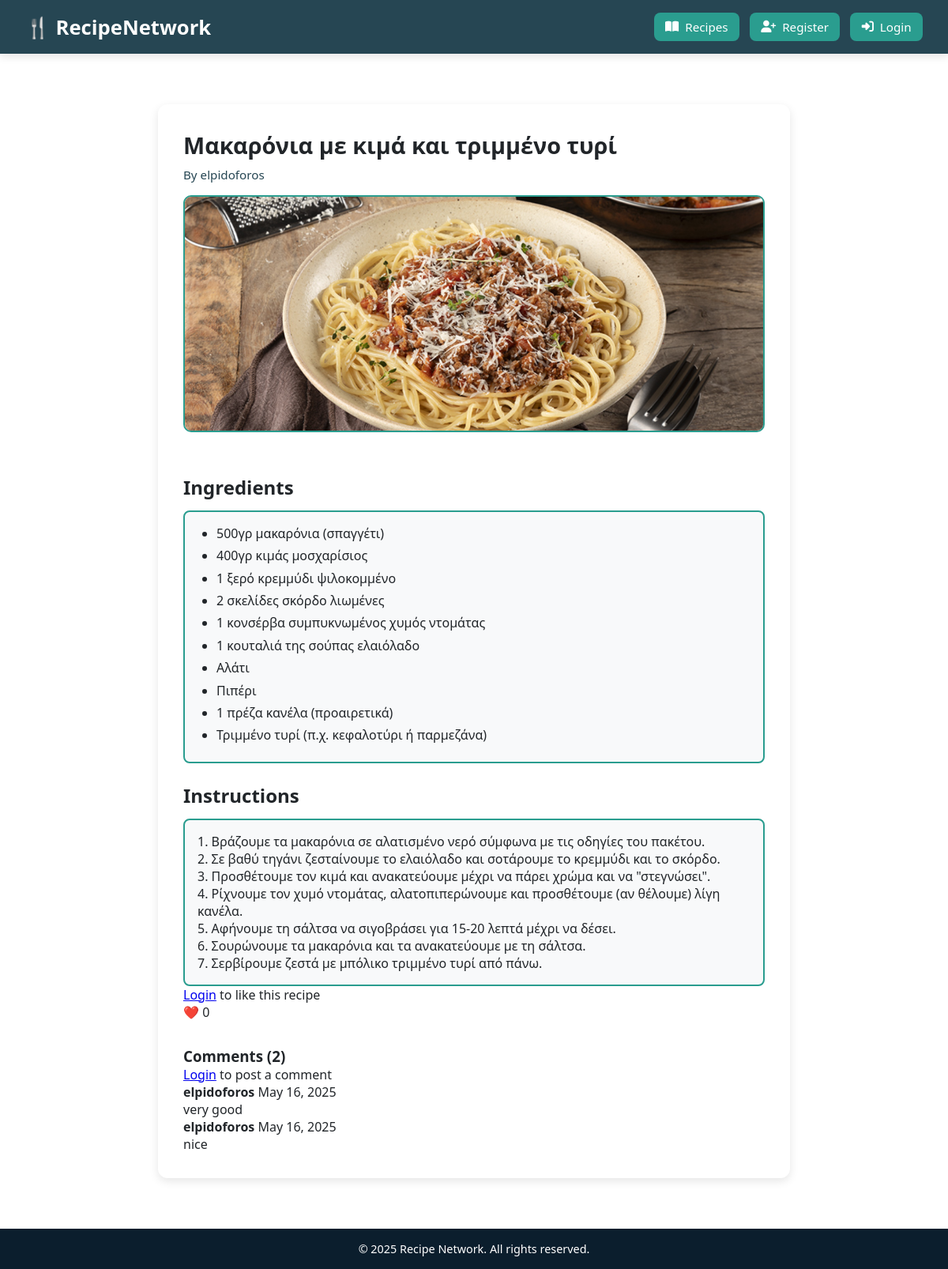
The app's page /recipe.php?id=10 with its own data.
### tables this page shows
CREATE TABLE `recipes` (
  `id` int(11) NOT NULL AUTO_INCREMENT,
  `user_id` int(11) NOT NULL,
  `title` varchar(100) NOT NULL,
  `ingredients` text NOT NULL,
  `instructions` text NOT NULL,
  `image_path` varchar(255) DEFAULT NULL,
  `created_at` timestamp NOT NULL DEFAULT current_timestamp(),
  PRIMARY KEY (`id`),
  KEY `user_id` (`user_id`),
  CONSTRAINT `recipes_ibfk_1` FOREIGN KEY (`user_id`) REFERENCES `users` (`id`) ON DELETE CASCADE
);

CREATE TABLE `users` (
  `id` int(11) NOT NULL AUTO_INCREMENT,
  `username` varchar(50) NOT NULL,
  `email` varchar(100) NOT NULL,
  `password` varchar(255) NOT NULL,
  `bio` text DEFAULT NULL,
  `created_at` timestamp NOT NULL DEFAULT current_timestamp(),
  PRIMARY KEY (`id`),
  UNIQUE KEY `username` (`username`),
  UNIQUE KEY `email` (`email`)
);

CREATE TABLE `comments` (
  `id` int(11) NOT NULL AUTO_INCREMENT,
  `user_id` int(11) NOT NULL,
  `recipe_id` int(11) NOT NULL,
  `text` text NOT NULL,
  `created_at` timestamp NOT NULL DEFAULT current_timestamp(),
  PRIMARY KEY (`id`),
  KEY `user_id` (`user_id`),
  KEY `recipe_id` (`recipe_id`),
  CONSTRAINT `comments_ibfk_1` FOREIGN KEY (`user_id`) REFERENCES `users` (`id`) ON DELETE CASCADE,
  CONSTRAINT `comments_ibfk_2` FOREIGN KEY (`recipe_id`) REFERENCES `recipes` (`id`) ON DELETE CASCADE
);

### includes/auth.php (called while the page is built, shortened)
<?php
function is_logged_in() {
    return isset($_SESSION['user_id']);
}

### Recipe.php (the view, shortened to what this page needs)
<?php
require_once 'includes/auth.php';
$recipe_id = filter_input(INPUT_GET, 'id', FILTER_VALIDATE_INT);
$stmt = $pdo->prepare("SELECT recipes.*, users.username FROM recipes JOIN users ON recipes.user_id = users.id WHERE recipes.id = ?");
$stmt->execute([$recipe_id]);
$recipe = $stmt->fetch();
$stmt = $pdo->prepare("SELECT comments.*, users.username FROM comments JOIN users ON comments.user_id = users.id WHERE recipe_id = ? ORDER BY created_at DESC");
$stmt->execute([$recipe_id]);
$comments = $stmt->fetchAll();
$stmt = $pdo->prepare("SELECT COUNT(*) FROM likes WHERE recipe_id = ?");
$stmt->execute([$recipe_id]);
$like_count = $stmt->fetchColumn();
$is_liked = false;
require_once 'includes/header.php';
?>
<div class="recipe-container" data-recipe-id="<?= $recipe_id ?>">
    <h1><?= htmlspecialchars($recipe['title']) ?></h1>
    <p class="author">By <?= htmlspecialchars($recipe['username']) ?></p>
    <?php if ($recipe['image_path']): ?>
        <img src="<?= htmlspecialchars($recipe['image_path']) ?>" class="recipe-image">
    <?php endif; ?>
    <div class="recipe-section">
        <h2>Ingredients</h2>
        <div class="recipe-box">
            <ul>
                <?php foreach (explode("\n", $recipe['ingredients']) as $line): ?>
                    <li><?= htmlspecialchars(trim($line)) ?></li>
                <?php endforeach; ?>
            </ul>
        </div>
    </div>
    <div class="recipe-section">
        <h2>Instructions</h2>
        <div class="recipe-box instructions-box">
            <?= nl2br(htmlspecialchars($recipe['instructions'])) ?>
        </div>
    </div>
    <div class="interaction-section">
        <div class="like-section">
            <?php if (is_logged_in()): ?>
                <button class="like-btn <?= $is_liked ? 'liked' : '' ?>" data-recipe-id="<?= $recipe_id ?>">
                    ❤️ <?= $like_count ?>
                </button>
            <?php else: ?>
                <div class="visitor-notice">
                    <p><a href="login.php">Login</a> to like this recipe</p>
                    <span class="like-count">❤️ <?= $like_count ?></span>
                </div>
            <?php endif; ?>
        </div>
        <div class="comments-section">
            <h3>Comments (<?= count($comments) ?>)</h3>
            <?php if (is_logged_in()): ?>
                <form class="comment-form" method="POST">
                    <input type="hidden" name="csrf_token" value="<?= generate_csrf_token() ?>">
                    <input type="hidden" name="recipe_id" value="<?= $recipe_id ?>">
                    <textarea name="comment" placeholder="Add a comment..." required></textarea>
                    <button type="submit" class="btn">Post Comment</button>
                </form>
            <?php else: ?>
                <div class="visitor-notice">
                    <p><a href="login.php">Login</a> to post a comment</p>
                </div>
            <?php endif; ?>
            <div class="comments-list">
                <?php foreach ($comments as $comment): ?>
                    <div class="comment" data-comment-id="<?= $comment['id'] ?>">
                        <div class="comment-header" style="display:flex; justify-content:space-between;">
                            <div>
                                <strong><?= htmlspecialchars($comment['username']) ?></strong>
                                <span><?= date('M j, Y', strtotime($comment['created_at'])) ?></span>
                            </div>
                        </div>
                        <p><?= nl2br(htmlspecialchars($comment['text'])) ?></p>
                    </div>
                <?php endforeach; ?>
            </div>
        </div>
    </div>
</div>
<?php require_once 'includes/footer.php'; ?>

### includes/header.php (shortened to what this page needs)
<?php
require_once 'auth.php';
?>
<!DOCTYPE html>
<html lang="en">
<head>
  <link rel="stylesheet" href="/recipe_network/assets/css/style.css?v=1">
  <link rel="stylesheet" href="https://cdnjs.cloudflare.com/ajax/libs/font-awesome/6.4.0/css/all.min.css" />
</head>
<body>
<nav class="navbar">
  <a href="/recipe_network/index.php" class="brand">🍴 RecipeNetwork</a>
  <div class="nav-links">
    <a href="/recipe_network/index.php"><i class="fas fa-book-open"></i> Recipes</a>
    <?php if (is_logged_in()): ?>
      <a href="/recipe_network/profile.php"><i class="fas fa-user"></i> Profile</a>
      <a href="/recipe_network/add_recipe.php"><i class="fas fa-plus"></i> New</a>
      <a href="/recipe_network/logout.php"><i class="fas fa-sign-out-alt"></i> Logout</a>
    <?php else: ?>
      <a href="/recipe_network/register.php"><i class="fas fa-user-plus"></i> Register</a>
      <a href="/recipe_network/login.php"><i class="fas fa-sign-in-alt"></i> Login</a>
    <?php endif; ?>
  </div>
</nav>
<div class="content">

### includes/footer.php (shortened to what this page needs)
</div>
<footer class="footer">
  <p>&copy; <?= date('Y') ?> Recipe Network. All rights reserved.</p>
</footer>
</body>
</html>

### assets/css/style.css (style rules this page uses)
:root { --primary: #2A9D8F; --secondary: #264653; --accent: #E9C46A; --light: #f8f9fa; --dark: #212529; }
* { margin: 0; padding: 0; box-sizing: border-box; }
html, body { height: 100%; }
body { font-family: 'Segoe UI', system-ui, sans-serif; background: url('../image/background.png') no-repeat center center fixed; background-size: cover; color: var(--dark); display: flex; flex-direction: column; min-height: 100vh; }
.navbar { background: var(--secondary); color: white; padding: 1rem 2rem; display: flex; justify-content: space-between; align-items: center; flex-wrap: wrap; width: 100%; box-shadow: 0 4px 10px rgba(0, 0, 0, 0.1); position: sticky; top: 0; z-index: 1000; }
.navbar .brand { font-size: 1.6rem; font-weight: bold; color: white; text-decoration: none; display: flex; align-items: center; gap: 0.5rem; }
.navbar .nav-links { display: flex; flex-wrap: wrap; gap: 0.8rem; align-items: center; }
.navbar .nav-links a { background-color: var(--primary); padding: 0.5rem 0.9rem; border-radius: 8px; color: white; text-decoration: none; font-size: 0.95rem; display: flex; align-items: center; gap: 0.5rem; transition: background-color 0.2s ease, transform 0.2s ease; }
.content { flex: 1; padding: 2rem; }
.recipe-image { width: 100%; height: 250px; object-fit: cover; background: #f1f1f1; border: 2px solid var(--primary); border-radius: 8px; }
.footer { background: #0b1e2d; color: white; text-align: center; padding: 1rem 0; font-size: 0.9rem; margin-top: auto; }
.recipe-container { max-width: 800px; margin: 2rem auto; background-color: white; padding: 2rem; border-radius: 12px; box-shadow: 0 4px 12px rgba(0, 0, 0, 0.1); }
.recipe-container h1 { font-size: 1.8rem; margin-bottom: 0.5rem; }
.recipe-container .author { font-size: 0.95rem; color: var(--secondary); margin-bottom: 1rem; }
.recipe-container .recipe-image { width: 100%; height: 300px; object-fit: cover; border: 2px solid var(--primary); border-radius: 10px; margin-bottom: 1.5rem; }
.recipe-section h2 { margin-top: 1.5rem; margin-bottom: 0.8rem; }
.recipe-box { padding: 1rem; border: 2px solid var(--primary); background-color: var(--light); border-radius: 8px; overflow-wrap: break-word; word-wrap: break-word; word-break: break-word; }
.recipe-box ul { list-style-type: disc; padding-left: 1.5rem; }
.recipe-box li { margin-bottom: 0.4rem; }
.instructions-box { max-height: 400px; overflow-y: auto; }
.comments-section { margin-top: 2rem; }

### records on screen
recipes: title "Μακαρόνια με κιμά και τριμμένο τυρί", user.username "elpidoforos", image_path (picture), ingredients "500γρ μακαρόνια (σπαγγέτι)", ingredients "400γρ κιμάς μοσχαρίσιος", ingredients "1 ξερό κρεμμύδι ψιλοκομμένο", ingredients "2 σκελίδες σκόρδο λιωμένες", ingredients "1 κονσέρβα συμπυκνωμένος χυμός ντομάτας", ingredients "1 κουταλιά της σούπας ελαιόλαδο", ingredients "Αλάτι", ingredients "Πιπέρι", ingredients "1 πρέζα κανέλα (προαιρετικά)", ingredients "Τριμμένο τυρί (π.χ. κεφαλοτύρι ή παρμεζάνα)", instructions "1. Βράζουμε τα μακαρόνια σε αλατισμένο νερό σύμφωνα με τις οδηγίες του πακέτου. 2. Σε βαθύ τηγάνι ζεσταίνουμε το ελαιόλαδο και σοτάρουμε το κρεμμύδι και το σκόρδο. 3. Προσθέτουμε τον κιμά και ανακατεύουμε μέχρι να πάρει χρώμα και να \"στεγνώσει\". 4. Ρίχνουμε τον χυμό ντομάτας, αλατοπιπερώνουμε και προσθέτουμε (αν θέλουμε) λίγη κανέλα. 5. Αφήνουμε τη σάλτσα να σιγοβράσει για 15-20 λεπτά μέχρι να δέσει. 6. Σουρώνουμε τα μακαρόνια και τα ανακατεύουμε με τη σάλτσα. 7. Σερβίρουμε ζεστά με μπόλικο τριμμένο τυρί από πάνω."
comments: user.username "elpidoforos", created_at "May 16, 2025", text "very good"
comments: user.username "elpidoforos", created_at "May 16, 2025", text "nice"

### other values on screen
$like_count "0"
count($comments) "2"
